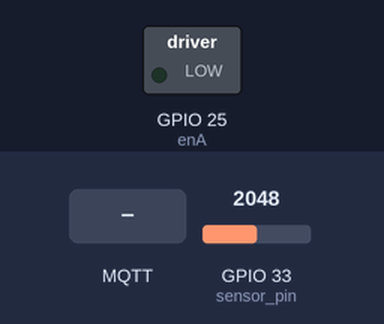
A program run on a simulated ESP32. Shown: switched loads named in the program (green lamp = pin HIGH). Inputs (shaded band) come from the test bench; at power-on: GPIO 33 (sensor_pin) = 2048. WiFi joins after 1.5 s; servers stay silent unless stated; no MQTT or app messages arrive unless stated; what the program prints to the serial monitor is not drawn.

Above: at 2.7 s.
2.8 s: MQTT message "ON" arrives on the second subscribed topic
At 3.2 s:
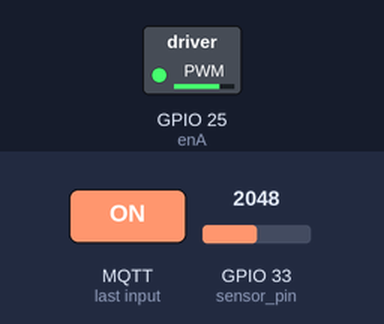
4.3 s: MQTT message "sensor/moisture" arrives on the first subscribed topic
7.3 s: MQTT message "motor" arrives on the first subscribed topic
8.8 s: MQTT message "ON" arrives on the first subscribed topic
10.3 s: MQTT message "1" arrives on the first subscribed topic
11.8 s: MQTT message "on" arrives on the first subscribed topic
Timing chart, 0 to 14.3 s (numbered marks = the images above; inputs shaded):
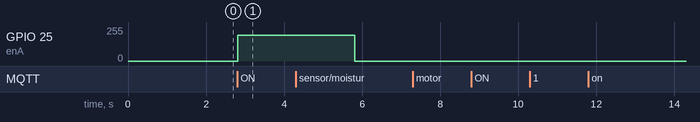

Measured:
- after the input at 2.8 s, GPIO 25 (enA): 0/255 → 192/255 at once
- after the input at 7.3 s, every drawn part: stays the same
- after the input at 8.8 s, every drawn part: stays the same
- after the input at 10.3 s, every drawn part: stays the same
- after the input at 11.8 s, every drawn part: stays the same

The program:

main.cpp
```cpp
#include "secrets/wifi.h"
#include "wifi_connect.h"
#include <WiFiClientSecure.h>
#include "ca_cert.h"

#include "secrets/mqtt.h"
#include <PubSubClient.h>

#include <Ticker.h>


void sensorHandler();
void doMotorStuff();
namespace
{
    const char *ssid = WiFiSecrets::ssid;
    const char *password = WiFiSecrets::pass;
    const char *moisture_topic = "sensor/moisture";
    const char *motor_topic = "motor";
    unsigned int publish_count = 0;

    int sensor_pin = 33;
    int data = 0;

}

WiFiClientSecure tlsClient;
PubSubClient mqttClient(tlsClient);

Ticker mqttPulishTicker;

void mqttPublish()
{
    mqttClient.publish(moisture_topic, String(data).c_str(), false);
}

void mqttCallback(char *topic, byte *payload, unsigned int length)
{
    String message;
    for (int i = 0; i < length; i++) {
        message += (char)payload[i];
    }
    Serial.printf("Message arrived from topic [%s]: %s\n", topic, message.c_str());

    //Xu ly thong tin cua cam bien
    if(String(topic) == "sensor/moisture"){
        sensorHandler();
    }

    //Neu nhan thong tin tuoi nuoc cua nguoi dung
    if (String(topic) == "motor") {
        if(message == "ON"){
            doMotorStuff();
            Serial.println("Handy Watering...");

        }
    }

}

void mqttReconnect()
{
    while (!mqttClient.connected())
    {
        Serial.println("Attempting MQTT connection...");
        String client_id = "esp32-client-";
        client_id += String(WiFi.macAddress());
        if (mqttClient.connect(client_id.c_str(), MQTT::username, MQTT::password))
        {
            Serial.print(client_id);
            Serial.println(" connected");
            mqttClient.subscribe(moisture_topic);
            mqttClient.subscribe(motor_topic); //Dang ky motor_topic de nguoi dung dua ra quyet dinh tuoi nuoc

        }
        else
        {
            Serial.print("MTTT connect failed, rc=");
            Serial.print(mqttClient.state());
            Serial.println(" try again in 1 seconds");
            delay(1000);
        }
    }
}


//MCU dua ra quyet dinh dua tren cam bien
int reliability_count = 0; //Bien dem kiem tra do on dinh cua cam bien
int moisture_threshold = 70; //Nguong am de tuoi nuoc
int noise_threshold = 3; //Nguong sai so trong truong hop nhieu tin hieu
int sensor_last = 0;
void sensorHandler(){
    int sensor_now = data;
    //Neu khong bi bien dong do nhieu trong 10 lan dem
    if(reliability_count >= 10){
        //Neu dat du nguong am de tuoi nuoc
        if(data < moisture_threshold){
            doMotorStuff();
            Serial.println("Watering...");
        }
        //Reset bien dem ve 0
        reliability_count = 0;
    }
    else{
        //Neu lan do truoc va lan do sau khong bi chenh lech qua nhieu do nhieu
        if(abs(sensor_last - sensor_now) < noise_threshold){
            //Tang bien dem tin cay
            reliability_count++;
        }
        sensor_last = sensor_now;
    }

}

//Ham dieu khien dong co voi xung pwm o muc 75%
int enA = 25;
int in1 = 26;
int in2 = 27;
int speed = 192;
void doMotorStuff(){
    mqttClient.publish(motor_topic, "Watering...", false);

    digitalWrite(in1, HIGH);
    digitalWrite(in2, LOW);
    analogWrite(enA, speed);

    delay(3000);

    digitalWrite(in1, LOW);
    digitalWrite(in2, LOW);
    analogWrite(enA, 0);

    delay(1000);

}


void setup()
{
    Serial.begin(115200);
    delay(10);
    setup_wifi(ssid, password);
    tlsClient.setCACert(ca_cert);

    mqttClient.setCallback(mqttCallback);
    mqttClient.setServer(MQTT::broker, MQTT::port);
    mqttPulishTicker.attach(1, mqttPublish);
}

void loop()
{
    int value = analogRead(sensor_pin);
    data = map(value, 0, 4095, 0, 100); // map gia tri 0-12 bit ->> 0-100%
    delay(20);


    if (!mqttClient.connected())
    {
        mqttReconnect();
    }
    mqttClient.loop();
}
```

ca_cert.h
```cpp
const char* ca_cert = R"~~~(-----BEGIN CERTIFICATE-----
MIIFazCCA1OgAwIBAgIRAIIQz7DSQONZRGPgu2OCiwAwDQYJKoZIhvcNAQELBQAw
TzELMAkGA1UEBhMCVVMxKTAnBgNVBAoTIEludGVybmV0IFNlY3VyaXR5IFJlc2Vh
cmNoIEdyb3VwMRUwEwYDVQQDEwxJU1JHIFJvb3QgWDEwHhcNMTUwNjA0MTEwNDM4
WhcNMzUwNjA0MTEwNDM4WjBPMQswCQYDVQQGEwJVUzEpMCcGA1UEChMgSW50ZXJu
ZXQgU2VjdXJpdHkgUmVzZWFyY2ggR3JvdXAxFTATBgNVBAMTDElTUkcgUm9vdCBY
MTCCAiIwDQYJKoZIhvcNAQEBBQADggIPADCCAgoCggIBAK3oJHP0FDfzm54rVygc
h77ct984kIxuPOZXoHj3dcKi/vVqbvYATyjb3miGbESTtrFj/RQSa78f0uoxmyF+
0TM8ukj13Xnfs7j/EvEhmkvBioZxaUpmZmyPfjxwv60pIgbz5MDmgK7iS4+3mX6U
A5/TR5d8mUgjU+g4rk8Kb4Mu0UlXjIB0ttov0DiNewNwIRt18jA8+o+u3dpjq+sW
T8KOEUt+zwvo/7V3LvSye0rgTBIlDHCNAymg4VMk7BPZ7hm/ELNKjD+Jo2FR3qyH
B5T0Y3HsLuJvW5iB4YlcNHlsdu87kGJ55tukmi8mxdAQ4Q7e2RCOFvu396j3x+UC
B5iPNgiV5+I3lg02dZ77DnKxHZu8A/lJBdiB3QW0KtZB6awBdpUKD9jf1b0SHzUv
KBds0pjBqAlkd25HN7rOrFleaJ1/ctaJxQZBKT5ZPt0m9STJEadao0xAH0ahmbWn
OlFuhjuefXKnEgV4We0+UXgVCwOPjdAvBbI+e0ocS3MFEvzG6uBQE3xDk3SzynTn
jh8BCNAw1FtxNrQHusEwMFxIt4I7mKZ9YIqioymCzLq9gwQbooMDQaHWBfEbwrbw
qHyGO0aoSCqI3Haadr8faqU9GY/rOPNk3sgrDQoo//fb4hVC1CLQJ13hef4Y53CI
rU7m2Ys6xt0nUW7/vGT1M0NPAgMBAAGjQjBAMA4GA1UdDwEB/wQEAwIBBjAPBgNV
HRMBAf8EBTADAQH/MB0GA1UdDgQWBBR5tFnme7bl5AFzgAiIyBpY9umbbjANBgkq
hkiG9w0BAQsFAAOCAgEAVR9YqbyyqFDQDLHYGmkgJykIrGF1XIpu+ILlaS/V9lZL
ubhzEFnTIZd+50xx+7LSYK05qAvqFyFWhfFQDlnrzuBZ6brJFe+GnY+EgPbk6ZGQ
3BebYhtF8GaV0nxvwuo77x/Py9auJ/GpsMiu/X1+mvoiBOv/2X/qkSsisRcOj/KK
NFtY2PwByVS5uCbMiogziUwthDyC3+6WVwW6LLv3xLfHTjuCvjHIInNzktHCgKQ5
ORAzI4JMPJ+GslWYHb4phowim57iaztXOoJwTdwJx4nLCgdNbOhdjsnvzqvHu7Ur
TkXWStAmzOVyyghqpZXjFaH3pO3JLF+l+/+sKAIuvtd7u+Nxe5AW0wdeRlN8NwdC
jNPElpzVmbUq4JUagEiuTDkHzsxHpFKVK7q4+63SM1N95R1NbdWhscdCb+ZAJzVc
oyi3B43njTOQ5yOf+1CceWxG1bQVs5ZufpsMljq4Ui0/1lvh+wjChP4kqKOJ2qxq
4RgqsahDYVvTH9w7jXbyLeiNdd8XM2w9U/t7y0Ff/9yi0GE44Za4rF2LN9d11TPA
mRGunUHBcnWEvgJBQl9nJEiU0Zsnvgc/ubhPgXRR4Xq37Z0j4r7g1SgEEzwxA57d
emyPxgcYxn/eR44/KJ4EBs+lVDR3veyJm+kXQ99b21/+jh5Xos1AnX5iItreGCc=
-----END CERTIFICATE-----
)~~~";
```

mqtt.h
```cpp
namespace MQTT {
    const char *broker = "7c37a402b8fa4228953fa73232f36021.s1.eu.hivemq.cloud";
    const int port = 8883;
    const char *username = "hoangfuc";
    const char *password = "1highbar45678";
}
```

wifi.h
```cpp
namespace WiFiSecrets {
    const char *ssid = "HoangFuc07";
    const char *pass = "1highbar45678";
}
```

wifi_connect.h
```cpp
/***
 * generic `setup_wifi` utilities
 ***/

#pragma once
#include <Arduino.h>
#include <WiFi.h>
#include <WiFiMulti.h>

namespace WiFiConnect
{
    constexpr const char *ssid[]{"ssid1", "ssid2"};
    constexpr const char *pass[]{"pass1", "pass2"};
}

inline void setup_wifi_multi()
{ // https://github.com/espressif/arduino-esp32/blob/master/libraries/WiFi/examples/WiFiMulti/WiFiMulti.ino
    WiFiMulti wifiMulti;

    wifiMulti.addAP(WiFiConnect::ssid[0], WiFiConnect::pass[0]);
    wifiMulti.addAP(WiFiConnect::ssid[1], WiFiConnect::pass[1]);

    Serial.println("Connecting WiFi ...");
    if (wifiMulti.run() == WL_CONNECTED)
    {
        Serial.printf("Connected to SSID: '%s'\n", WiFi.SSID().c_str());
        Serial.print("IP address: ");
        Serial.println(WiFi.localIP());
        // Serial.printf("Auto Reconnect: %d", WiFi.getAutoReconnect()); // default: true
    }
}

inline void setup_wifi(const uint8_t AP_index = 1)
{
    delay(10);
    Serial.printf("Connecting to %s ", WiFiConnect::ssid[AP_index]);
    WiFi.begin(WiFiConnect::ssid[AP_index], WiFiConnect::pass[AP_index]);
    while (WiFi.status() != WL_CONNECTED)
    {
        delay(500);
        Serial.print(".");
    }
    Serial.printf("\nConnected to SSID: '%s'\n", WiFi.SSID().c_str());
    Serial.print("IP address: ");
    Serial.println(WiFi.localIP());
}

inline void setup_wifi(const char *SSID, const char *PASS)
{
    delay(10);
    Serial.printf("Connecting to %s ", SSID);
    WiFi.begin(SSID, PASS);
    while (WiFi.status() != WL_CONNECTED)
    { // ESP will hang there!!!
        delay(500);
        Serial.print(".");
    }
    Serial.printf("\nConnected to SSID: '%s'\n", WiFi.SSID().c_str());
    Serial.print("IP address: ");
    Serial.println(WiFi.localIP());
}
```
